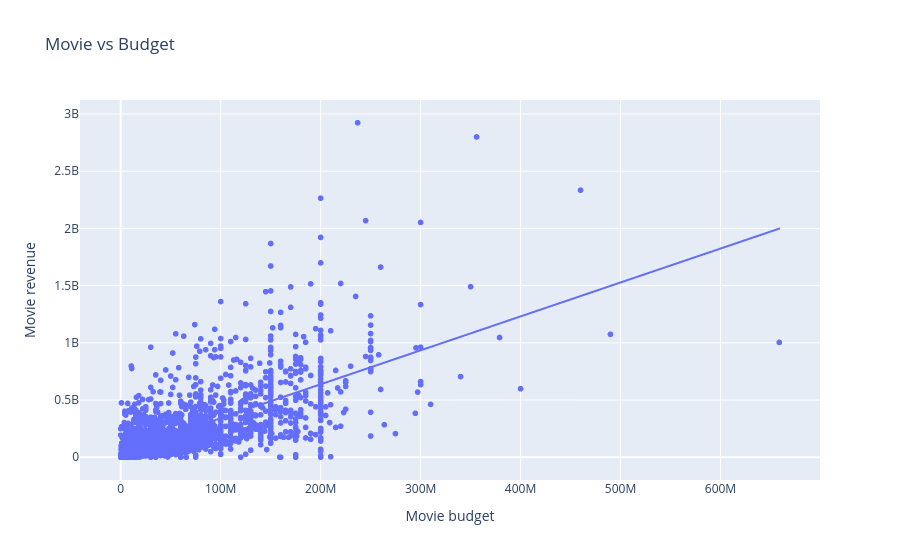

This figure's notebook cell:
### Markdown cell above
VISUALIZATION CHART 5

insights - High Budget movies secure high revenue (ex: avatar)

### Code cell
df_budget_revenue = df_movies[(df_movies["budget"] > 0) & (df_movies["revenue"] > 0)]

fig = px.scatter(
    df_budget_revenue,
    x="budget",
    y="revenue",
    trendline="ols",
    hover_name="title",
    title="Movie vs Budget",
    labels = {"budget" : "Movie budget",
              "revenue" : "Movie revenue"}
)

fig.show()

### Figure 1 — Plotly figure (JSON) as saved in the notebook; plotly's stock layout.template omitted (floating-point values rounded to 4 significant figures; data arrays with more than 128 entries replaced by an {"elided": "..."} marker saying what was removed)
{"data": [{"hovertemplate": "<b>%{hovertext}</b><br><br>Movie budget=%{x}<br>Movie revenue=%{y}<extra></extra>", "hovertext": {"elided": "2370 str values"}, "legendgroup": "", "marker": {"color": "#636efa", "symbol": "circle"}, "mode": "markers", "name": "", "showlegend": false, "type": "scattergl", "x": {"elided": "2370 float values"}, "xaxis": "x", "y": {"elided": "2370 float values"}, "yaxis": "y"}, {"hovertemplate": "<b>OLS trendline</b><br>revenue = 2.96529 * budget + 4.49062e+07<br>R<sup>2</sup>=0.459234<br><br>Movie budget=%{x}<br>Movie revenue=%{y} <b>(trend)</b><extra></extra>", "legendgroup": "", "marker": {"color": "#636efa", "symbol": "circle"}, "mode": "lines", "name": "", "showlegend": false, "type": "scattergl", "x": {"elided": "2370 float values"}, "xaxis": "x", "y": {"elided": "2370 float values"}, "yaxis": "y"}], "layout": {"legend": {"tracegroupgap": 0}, "title": {"text": "Movie vs Budget"}, "xaxis": {"anchor": "y", "domain": [0, 1], "title": {"text": "Movie budget"}}, "yaxis": {"anchor": "x", "domain": [0, 1], "title": {"text": "Movie revenue"}}}}
